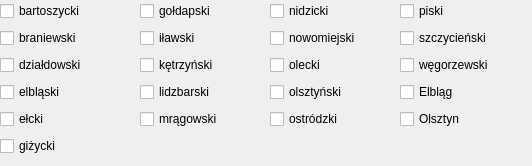
   <widget class="QWidget" name="woj_28">
    <attribute name="title">
     <string>warmińsko-mazurskie</string>
    </attribute>
    <widget class="QWidget" name="gridLayoutWidget_52">
     <property name="geometry">
      <rect>
       <x>400</x>
       <y>0</y>
       <width>123</width>
       <height>130</height>
      </rect>
     </property>
     <layout class="QGridLayout" name="gridLayout_53">
      <item row="3" column="0">
       <widget class="QCheckBox" name="pow_2861">
        <property name="text">
         <string>Elbląg</string>
        </property>
       </widget>
      </item>
      <item row="1" column="0">
       <widget class="QCheckBox" name="pow_2817">
        <property name="text">
         <string>szczycieński</string>
        </property>
       </widget>
      </item>
      <item row="0" column="0">
       <widget class="QCheckBox" name="pow_2816">
        <property name="text">
         <string>piski</string>
        </property>
       </widget>
      </item>
      <item row="2" column="0">
       <widget class="QCheckBox" name="pow_2819">
        <property name="text">
         <string>węgorzewski</string>
        </property>
       </widget>
      </item>
      <item row="4" column="0">
       <widget class="QCheckBox" name="pow_2862">
        <property name="text">
         <string>Olsztyn</string>
        </property>
       </widget>
      </item>
     </layout>
    </widget>
    <widget class="QWidget" name="gridLayoutWidget_53">
     <property name="geometry">
      <rect>
       <x>0</x>
       <y>0</y>
       <width>122</width>
       <height>157</height>
      </rect>
     </property>
     <layout class="QGridLayout" name="gridLayout_54">
      <item row="1" column="0">
       <widget class="QCheckBox" name="pow_2802">
        <property name="text">
         <string>braniewski</string>
        </property>
       </widget>
      </item>
      <item row="4" column="0">
       <widget class="QCheckBox" name="pow_2805">
        <property name="text">
         <string>ełcki</string>
        </property>
       </widget>
      </item>
      <item row="3" column="0">
       <widget class="QCheckBox" name="pow_2804">
        <property name="text">
         <string>elbląski</string>
        </property>
       </widget>
      </item>
      <item row="2" column="0">
       <widget class="QCheckBox" name="pow_2803">
        <property name="text">
         <string>działdowski</string>
        </property>
       </widget>
      </item>
      <item row="0" column="0">
       <widget class="QCheckBox" name="pow_2801">
        <property name="text">
         <string>bartoszycki</string>
        </property>
       </widget>
      </item>
      <item row="5" column="0">
       <widget class="QCheckBox" name="pow_2806">
        <property name="text">
         <string>giżycki</string>
        </property>
       </widget>
      </item>
     </layout>
    </widget>
    <widget class="QWidget" name="gridLayoutWidget_54">
     <property name="geometry">
      <rect>
       <x>270</x>
       <y>0</y>
       <width>121</width>
       <height>130</height>
      </rect>
     </property>
     <layout class="QGridLayout" name="gridLayout_55">
      <item row="2" column="0">
       <widget class="QCheckBox" name="pow_2813">
        <property name="text">
         <string>olecki</string>
        </property>
       </widget>
      </item>
      <item row="0" column="0">
       <widget class="QCheckBox" name="pow_2811">
        <property name="text">
         <string>nidzicki</string>
        </property>
       </widget>
      </item>
      <item row="1" column="0">
       <widget class="QCheckBox" name="pow_2812">
        <property name="text">
         <string>nowomiejski</string>
        </property>
       </widget>
      </item>
      <item row="3" column="0">
       <widget class="QCheckBox" name="pow_2814">
        <property name="text">
         <string>olsztyński</string>
        </property>
       </widget>
      </item>
      <item row="4" column="0">
       <widget class="QCheckBox" name="pow_2815">
        <property name="text">
         <string>ostródzki</string>
        </property>
       </widget>
      </item>
     </layout>
    </widget>
    <widget class="QWidget" name="gridLayoutWidget_55">
     <property name="geometry">
      <rect>
       <x>140</x>
       <y>0</y>
       <width>121</width>
       <height>130</height>
      </rect>
     </property>
     <layout class="QGridLayout" name="gridLayout_56">
      <item row="1" column="0">
       <widget class="QCheckBox" name="pow_2807">
        <property name="text">
         <string>iławski</string>
        </property>
       </widget>
      </item>
      <item row="0" column="0">
       <widget class="QCheckBox" name="pow_2818">
        <property name="text">
         <string>gołdapski</string>
        </property>
       </widget>
      </item>
      <item row="2" column="0">
       <widget class="QCheckBox" name="pow_2808">
        <property name="text">
         <string>kętrzyński</string>
        </property>
       </widget>
      </item>
      <item row="3" column="0">
       <widget class="QCheckBox" name="pow_2809">
        <property name="text">
         <string>lidzbarski</string>
        </property>
       </widget>
      </item>
      <item row="4" column="0">
       <widget class="QCheckBox" name="pow_2810">
        <property name="text">
         <string>mrągowski</string>
        </property>
       </widget>
      </item>
     </layout>
    </widget>
   </widget>
